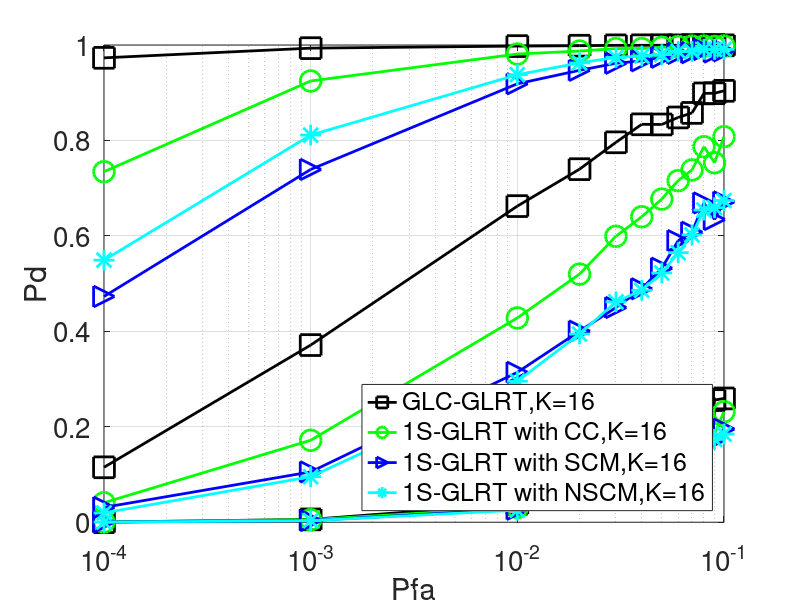

Recreate this plot in MATLAB.
clc
clear 
close all
load Pd_CLGLRT2_ROC22Kmu1lambda3s0.1o1_p.mat
figure
hold on
%%5dB
plot(PFA,Pd_CLGLRT_Mlti_mc(:,1),'k-s','linewidth',2,'MarkerSize',15)
plot(PFA,Pd_KGLRTCC_Mlti_mc(:,1),'g-o','linewidth',2,'MarkerSize',15)
plot(PFA,Pd_KGLRT_Mlti_mc(:,1),'b->','linewidth',2,'MarkerSize',15)
plot(PFA,Pd_KGLRTNSCM_Mlti_mc(:,1),'c-*','linewidth',2,'MarkerSize',15)
%%10dB
plot(PFA,Pd_CLGLRT_Mlti_mc(:,2),'k-s','linewidth',2,'MarkerSize',15)
plot(PFA,Pd_KGLRTCC_Mlti_mc(:,2),'g-o','linewidth',2,'MarkerSize',15)
plot(PFA,Pd_KGLRT_Mlti_mc(:,2),'b->','linewidth',2,'MarkerSize',15)
plot(PFA,Pd_KGLRTNSCM_Mlti_mc(:,2),'c-*','linewidth',2,'MarkerSize',15)
%%15dB
plot(PFA,Pd_CLGLRT_Mlti_mc(:,3),'k-s','linewidth',2,'MarkerSize',15)
plot(PFA,Pd_KGLRTCC_Mlti_mc(:,3),'g-o','linewidth',2,'MarkerSize',15)
plot(PFA,Pd_KGLRT_Mlti_mc(:,3),'b->','linewidth',2,'MarkerSize',15)
plot(PFA,Pd_KGLRTNSCM_Mlti_mc(:,3),'c-*','linewidth',2,'MarkerSize',15)
h_leg = legend('GLC-GLRT,K=16','1S-GLRT with CC,K=16','1S-GLRT with SCM,K=16',...
               '1S-GLRT with NSCM,K=16');
xlabel('Pfa','FontSize',20)
ylabel('Pd','FontSize',20)
set(gca,'FontSize',20)
set(h_leg,'Location','SouthEast')
set(gcf,'Position',[700 0 1200 1000])
set(gca,'Xscale','log')
axis([1e-4,1e-1,0,1])
grid on
box on